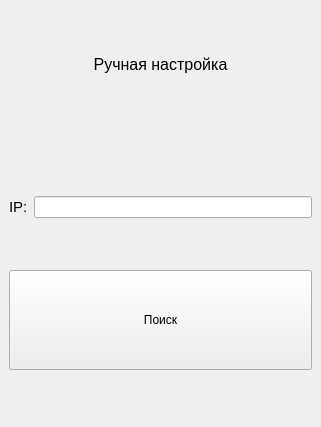
<?xml version="1.0" encoding="UTF-8"?>
<ui version="4.0">
 <class>MainWindow</class>
 <widget class="QMainWindow" name="MainWindow">
  <property name="geometry">
   <rect>
    <x>0</x>
    <y>0</y>
    <width>321</width>
    <height>427</height>
   </rect>
  </property>
  <property name="sizePolicy">
   <sizepolicy hsizetype="Minimum" vsizetype="Minimum">
    <horstretch>0</horstretch>
    <verstretch>0</verstretch>
   </sizepolicy>
  </property>
  <property name="windowTitle">
   <string>SParent</string>
  </property>
  <property name="windowIcon">
   <iconset>
    <normaloff>icon.png</normaloff>icon.png</iconset>
  </property>
  <widget class="QWidget" name="centralwidget">
   <layout class="QVBoxLayout" name="verticalLayout">
    <item>
     <widget class="QLabel" name="label_2">
      <property name="sizePolicy">
       <sizepolicy hsizetype="Preferred" vsizetype="Fixed">
        <horstretch>0</horstretch>
        <verstretch>0</verstretch>
       </sizepolicy>
      </property>
      <property name="font">
       <font>
        <pointsize>12</pointsize>
       </font>
      </property>
      <property name="text">
       <string>Ручная настройка</string>
      </property>
      <property name="alignment">
       <set>Qt::AlignHCenter|Qt::AlignTop</set>
      </property>
     </widget>
    </item>
    <item>
     <widget class="QLabel" name="label_3">
      <property name="sizePolicy">
       <sizepolicy hsizetype="Preferred" vsizetype="Fixed">
        <horstretch>0</horstretch>
        <verstretch>0</verstretch>
       </sizepolicy>
      </property>
      <property name="minimumSize">
       <size>
        <width>0</width>
        <height>0</height>
       </size>
      </property>
      <property name="font">
       <font>
        <pointsize>12</pointsize>
       </font>
      </property>
      <property name="text">
       <string/>
      </property>
      <property name="alignment">
       <set>Qt::AlignCenter</set>
      </property>
     </widget>
    </item>
    <item>
     <layout class="QHBoxLayout" name="horizontalLayout">
      <item>
       <widget class="QLabel" name="label">
        <property name="sizePolicy">
         <sizepolicy hsizetype="Preferred" vsizetype="Minimum">
          <horstretch>0</horstretch>
          <verstretch>0</verstretch>
         </sizepolicy>
        </property>
        <property name="font">
         <font>
          <pointsize>11</pointsize>
         </font>
        </property>
        <property name="text">
         <string>IP:</string>
        </property>
       </widget>
      </item>
      <item>
       <widget class="QLineEdit" name="lineEdit">
        <property name="sizePolicy">
         <sizepolicy hsizetype="Expanding" vsizetype="Fixed">
          <horstretch>0</horstretch>
          <verstretch>0</verstretch>
         </sizepolicy>
        </property>
       </widget>
      </item>
     </layout>
    </item>
    <item>
     <widget class="QPushButton" name="pushButton">
      <property name="sizePolicy">
       <sizepolicy hsizetype="Minimum" vsizetype="Fixed">
        <horstretch>0</horstretch>
        <verstretch>0</verstretch>
       </sizepolicy>
      </property>
      <property name="minimumSize">
       <size>
        <width>0</width>
        <height>100</height>
       </size>
      </property>
      <property name="text">
       <string>Поиск</string>
      </property>
     </widget>
    </item>
   </layout>
  </widget>
 </widget>
 <resources/>
 <connections/>
</ui>
